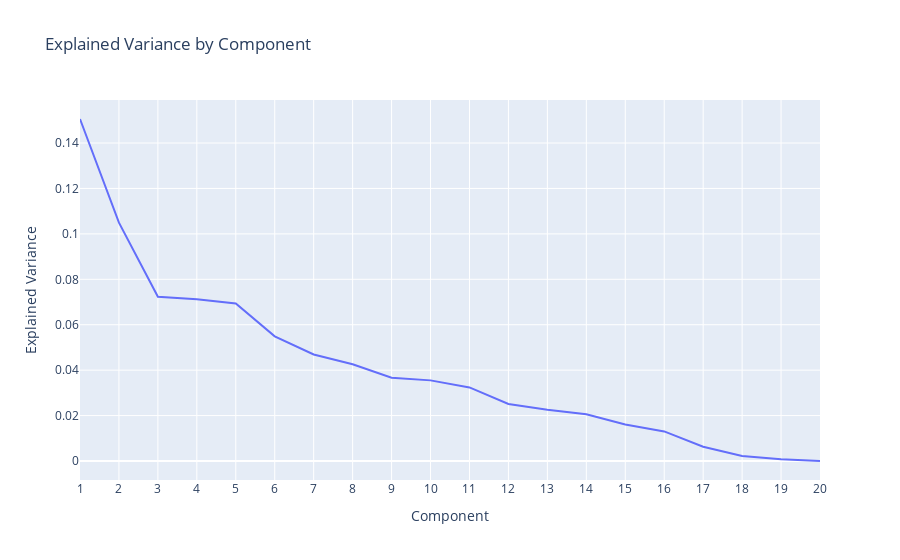

Source (notebook cell):
### Code cell
import plotly.graph_objects as go

# Create a Scatter plot
fig = go.Figure(data=go.Scatter(x=list(range(1, len(explained_variance)+1)), y=explained_variance))

# Update layout
fig.update_layout(title='Explained Variance by Component',
                   xaxis_title='Component',
                   yaxis_title='Explained Variance',
                   xaxis = dict(
                       dtick = 1  # sets the tick step to 1
                   ))

fig.show()

### Figure 1 — Plotly figure (JSON) as saved in the notebook; plotly's stock layout.template omitted (floating-point values rounded to 4 significant figures)
{"data": [{"type": "scatter", "x": [1, 2, 3, 4, 5, 6, 7, 8, 9, 10, 11, 12, 13, 14, 15, 16, 17, 18, 19, 20], "y": [0.1506, 0.1049, 0.07234, 0.07123, 0.06939, 0.05491, 0.04692, 0.04262, 0.03669, 0.0355, 0.0324, 0.02513, 0.02256, 0.02059, 0.01604, 0.01302, 0.00625, 0.002205, 0.000749, 0]}], "layout": {"title": {"text": "Explained Variance by Component"}, "xaxis": {"dtick": 1, "title": {"text": "Component"}}, "yaxis": {"title": {"text": "Explained Variance"}}}}
